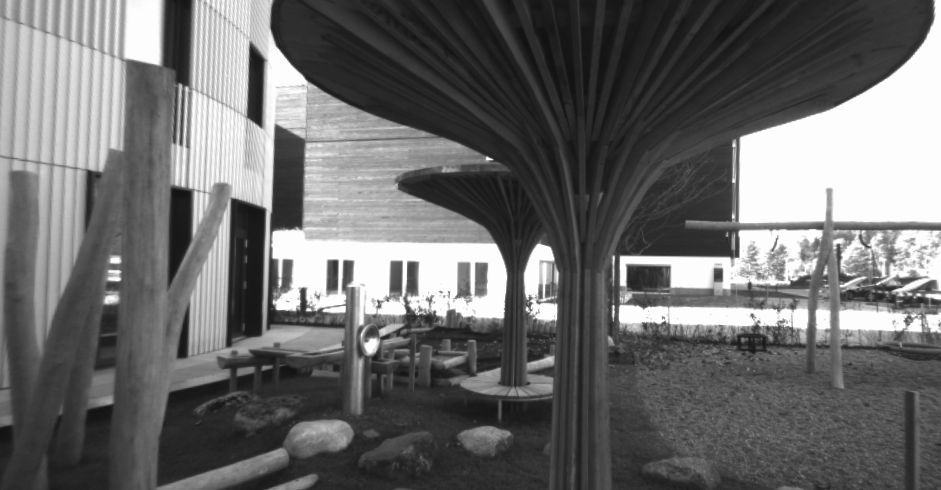
%> input picture data/playground/im0.png, 941 x 490 px
$ octave test_calculateDisparityMap.m   (GNU Octave 9; MATLAB toolbox functions it lacks are replaced by stand-ins)
%> lines starting %> are read from the running program, lines starting %| are printed output that depends on the picture; in (x1, y1, x2, y2) boxes, pixels count from 0 and x2, y2 are one past the last pixel; in counts of white or black regions, pixels touching at a corner belong together; the program's own positions count from 1
### disparity/calculateDisparityMap.m
function [disp_left,disp_right] = calculateDisparityMap(IL,IR, ...
    max_image_size,max_disp_factor,window_size,gauss_filt,outlier_compensation,median_filter)
% Inputs: IL,IR: rectified color images
%         max_image_size: defines a max iamge size which is used to
%                         caclulate the resize factor (speed vs. accuracy)
%         max_disp_factor: defines the percentage of the image width which
%                          is used as max disparity
%         window_size: defines size of the search window
%         gauss_filt: if and with hich input gauss filtering (pre) is used
%         outlier_compensation: if outlier compensation (pre) is used
%         median_filter: if and with which input median filtering (post) is used
%
% Outputs: disp_left, disp_right: disparity maps from left and right point
%          of view

%--------------------------------------------------------------------------
%--------------------------------------------------------------------------

%% input error checking
if(size(IL)~= size(IR))
    error('images must be the same size');
end

%--------------------------------------------------------------------------
%--------------------------------------------------------------------------

%% Initializing variables
max_disp = max_disp_factor*size(IL,2);                                      % max_disp := percentage of the image width

%--------------------------------------------------------------------------
%--------------------------------------------------------------------------

%% pre-processing
IL_prep=single(IL);
IR_prep=single(IR);
if(gauss_filt>0)
    IL_prep=gaussfilt(IL_prep);
    IR_prep=gaussfilt(IR_prep);
end

% image resizing
if(max(size(IL))>max_image_size)
    size_factor=max_image_size/max(size(IL));
    IL_prep=imresize2(IL_prep,size_factor,size_factor);
    IR_prep=imresize2(IR_prep,size_factor,size_factor);
end

%--------------------------------------------------------------------------
%--------------------------------------------------------------------------

%% calculate disparity
disp_left =stereomatch(IL_prep,IR_prep,window_size,max_disp,0);
disp_right=stereomatch(fliplr(IR_prep),fliplr(IL_prep),window_size,max_disp,0);
disp_right=fliplr(disp_right);

%--------------------------------------------------------------------------
%--------------------------------------------------------------------------

%% post-processing
% check for bad values
disp_left(disp_left>=max_disp)=max_disp;
disp_left(disp_left<=-max_disp)=-max_disp;
disp_right(disp_right>=max_disp)=max_disp;
disp_right(disp_right<=-max_disp)=-max_disp;

% median filtering
if(median_filter~=0)
    disp_left=medFilter(disp_left,median_filter);
    disp_right=medFilter(disp_right,median_filter);
end

% size back to original
if(size(IL,1)>max_image_size ||size(IL,2)>max_image_size)
    disp_left=imresize2(disp_left,size(IL,1)/size(disp_left,1),(size(IL,2))/size(disp_left,2));
    disp_right=imresize2(disp_right,size(IR,1)/size(disp_right,1),(size(IR,2))/size(disp_right,2));
    disp_left=disp_left*(1/size_factor);
    disp_right=disp_right*(1/size_factor);
    disp_left=int16(disp_left);
    disp_right=int16(disp_right);
end

end

### disparity/gaussfilt.m
function B = gaussfilt(input_image)
B = zeros(size(input_image));
gauss_f=1/16*[1,2,1;
    2,4,2;
    1,2,1];
for i = 1: size(input_image,3)
    B(:,:,i) = conv2(input_image(:,:,i), gauss_f, 'same');
end

end

### disparity/imresize2.m
function outputImage = imresize2(inputImage,a,b)


% The resolution scale factors: [rows columns]
scale = [a b];
 oldSize = size(inputImage);                   % Get the size of your image
newSize = max(floor(scale.*oldSize(1:2)),1);  % Compute the new image size

% Compute an upsampled set of indices:

rowIndex = min(round(((1:newSize(1))-0.5)./scale(1)+0.5),oldSize(1));
colIndex = min(round(((1:newSize(2))-0.5)./scale(2)+0.5),oldSize(2));

% Index old image to get new image:

outputImage = inputImage(rowIndex,colIndex,:);

end

### disparity/stereomatch.m
% based on:
% Master Thesis: Real-Time Stereo Vision     Wim Abbeloos    May 2010
% Karel de Grote-Hogeschool University College, Belgium

function [spdmap, dcost, pcost, wcost] = stereomatch(imgleft, imgright, windowsize, disparity, spacc)
% FAST MATLAB STEREO MATCHING ALGORITHM (SAD)
% Description: This function performs the computationally expensive step of
% matching two rectified and undistorted stereo images.  The output is a
% dense disparity map.

% Set Parameters
WS  = uint16(windowsize);               % Set window size, must be uneven
WS2 = uint16( ( WS - 1 ) / 2 );         % Half window
D   = uint16(disparity)+1;              % number of disparities

% Read image sizes
heightL = uint16( size( imgleft, 1 ) );    heightR = uint16( size( imgright, 1 ) );
widthL  = uint16( size( imgleft, 2 ) );    widthR  = uint16( size( imgright, 2 ) );
if ( heightL ~= heightR  ||  widthL ~= widthR )
    error('Height and width of left and right image must be equal');
end

% Initialization
pcost = zeros( heightL, widthL, D, 'uint8' );
wcost = zeros( heightL, widthL, D, 'single' );
dmap  = zeros( heightL, widthL, 'uint8' );
dcost = zeros( heightL, widthL, 'single' );
h = zeros(WS,WS,'double'); h(1,1) = 1; h(1,WS) = -1; h(WS,1) = -1; h(WS,WS) = 1;

% Calculate pixel cost
for Dc = 1 : D
    maxL = widthL + 1 - Dc;
    % probably not the fastest solution..?
    pcost(:, Dc : widthL, Dc ) = uint8(abs(int16(imgright( :, 1 : maxL)) - int16(imgleft( :, Dc : widthL))));
end

% Calculate integral cost
icost = single(pcost);
icost = cumsum( cumsum( icost ), 2 );

% Calculate window cost
% zero matrix -> add edges -> put icost in the middle -> fill up edges
icost_padded = zeros(size(icost,1)+2*WS2, size(icost,2)+2*WS2, size(icost,3));
for i = 1:size(icost,3)
    % zero matrix -> add edges -> put icost in the middle -> fill up edges
    icost_padded(WS2+1:end-WS2,WS2+1:end-WS2,i) = icost(:,:,i);
    %up
    icost_padded(1:WS2,WS2+1:end-WS2,i) = icost_padded(2*WS2:-1:WS2+1, WS2+1:end-WS2,i);
    %down
    icost_padded(end-WS2+1:end,WS2+1:end-WS2,i) = icost_padded(end-WS2:-1:end-2*WS2+1, WS2+1:end-WS2,i);
    %left
    icost_padded(WS2+1:end-WS2,1:WS2,i) = icost_padded(WS2+1:end-WS2,2*WS2:-1:WS2+1,i);
    %right
    icost_padded(WS2+1:end-WS2, end-WS2+1:end,i) = icost_padded(WS2+1:end-WS2,end-WS2:-1:end-2*WS2+1,i);
    %filtering
    wcost(:,:,i) = filter2(h, icost_padded(:,:,i), 'valid');
end


% Search disparity value
[ dcost(:,D+WS2:widthL), dmap(:,D+WS2:widthL)] = min( wcost(:,D+WS2:widthL,:),[], 3 );
for j=WS2+1:D+WS2
    [ dcost(:,j), dmap(:,j)] = min( wcost(:, j, 1 : (j - WS2) ),[], 3 );
end

% Adjust disparity map
warning off;
spdmap = single(dmap-1);

% Subpixel interpolation
if spacc==1
    for j=D+1:widthL
        for i=1:heightL
            if dmap(i,j)>1 && dmap(i,j)<D
                p = polyfit2((single(dmap(i,j)-2:dmap(i,j))),shiftdim(single(wcost(i,j,dmap(i,j)-1:dmap(i,j)+1)),1),2);
                temp=roots(p);
                spdmap(i,j)=real(temp(1));
            end
        end
    end
end

% needed because the algorithm sometimes puts out weird values
spdmap=int16(spdmap);

warning on;
end

### disparity/test_calculateDisparityMap.m
clear
addpath(genpath('../'));

JL=imread('../data/motorcycle/im0.png');
%> JL is the input picture: size 490x941x3 uint8; min 17, max 253, mean 107.1
JR=imread('../data/motorcycle/im1.png');
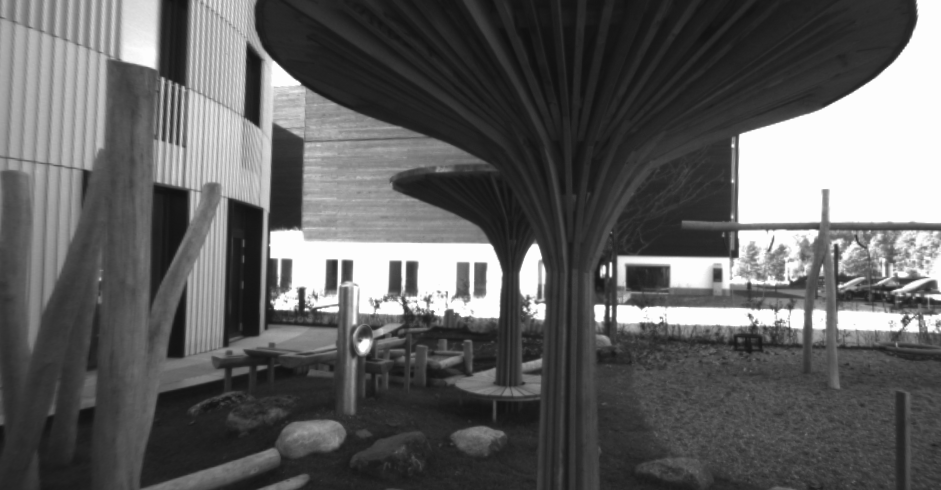
%> input picture data/playground/im1.png, 941 x 490 px
%> JR is the input picture: size 490x941x3 uint8; min 15, max 253, mean 95.7
window_size=11;
max_disp_factor=0.05;
max_image_size = 750;

[disp_left,disp_right]=calculateDisparityMap(JL,JR,max_image_size,max_disp_factor,window_size,2,1,0);
%> in stereomatch, `[ dcost(:,D+WS2:widthL), dmap(:,D+WS2:widthL)] = min( wcost(:,D+WS2:wi..`:
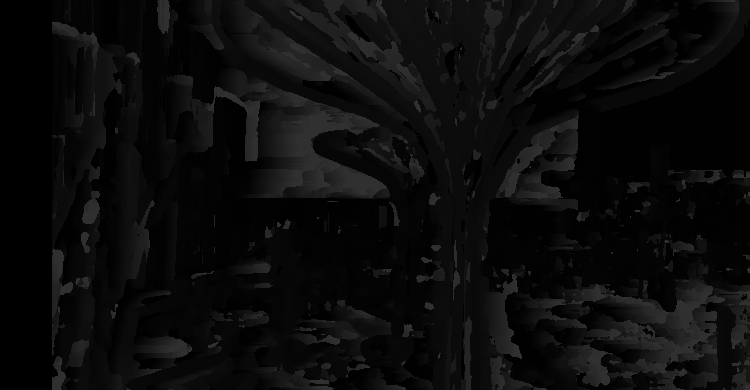
%> dmap: size 390x750 uint8; min 0, max 48, mean 11.5
%> after the loop in stereomatch, `for j=WS2+1:D+WS2`: dcost: size 390x750 single; min -11602805, max 59643, mean -13.9
%> after the loop in stereomatch, `for j=WS2+1:D+WS2`: dmap: size 390x750 uint8; 6.27% of pixels changed, all inside (x1, y1, x2, y2) = (5, 0, 52, 390)
%> call 2 of stereomatch, with windowsize = 11, disparity = 47.05, spacc = 0
%> after the loop in stereomatch (call 2), `for j=WS2+1:D+WS2`: dcost: size 390x750 single; min -11603319, max 59732, mean -87.5
%> after the loop in stereomatch (call 2), `for j=WS2+1:D+WS2`:
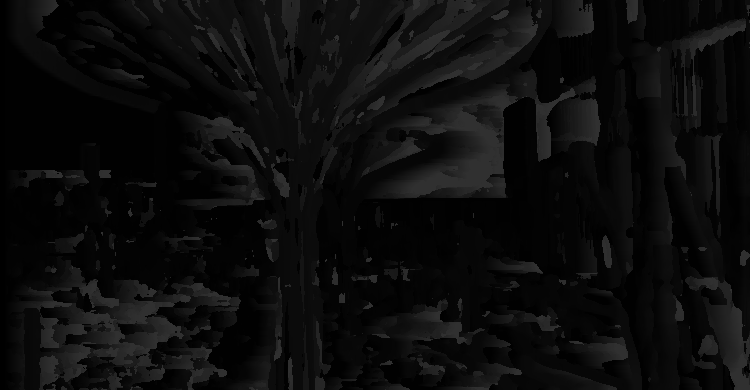
%> dmap: size 390x750 uint8; min 0, max 48, mean 12.2
%> in stereomatch (call 2), `spdmap = single(dmap-1);`:
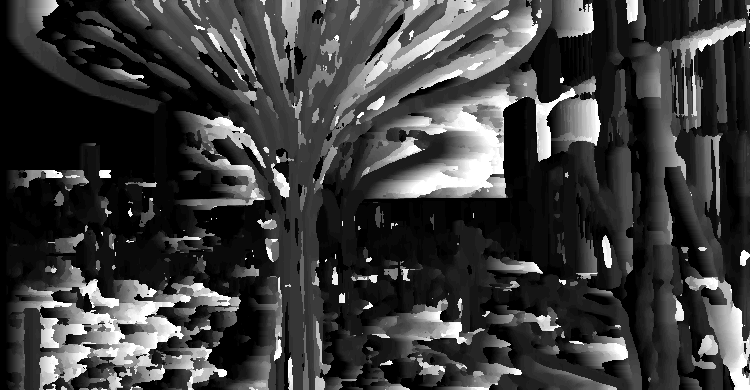
%> spdmap: size 390x750 single; min 0, max 47, mean 11.2; drawn with min black and max white
%> call 3 of imresize2, with a = 1.26, b = 1.25
%> in imresize2 (call 3), `outputImage = inputImage(rowIndex,colIndex,:);`:
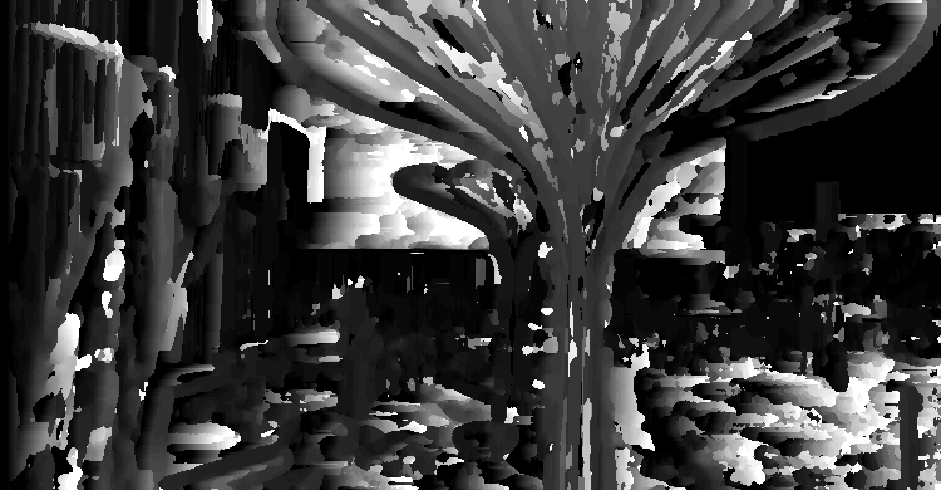
%> outputImage: size 490x941 int16; min 0, max 47, mean 10.9; drawn with min black and max white
%> call 4 of imresize2, with a = 1.26, b = 1.25
%> in imresize2 (call 4), `outputImage = inputImage(rowIndex,colIndex,:);`:
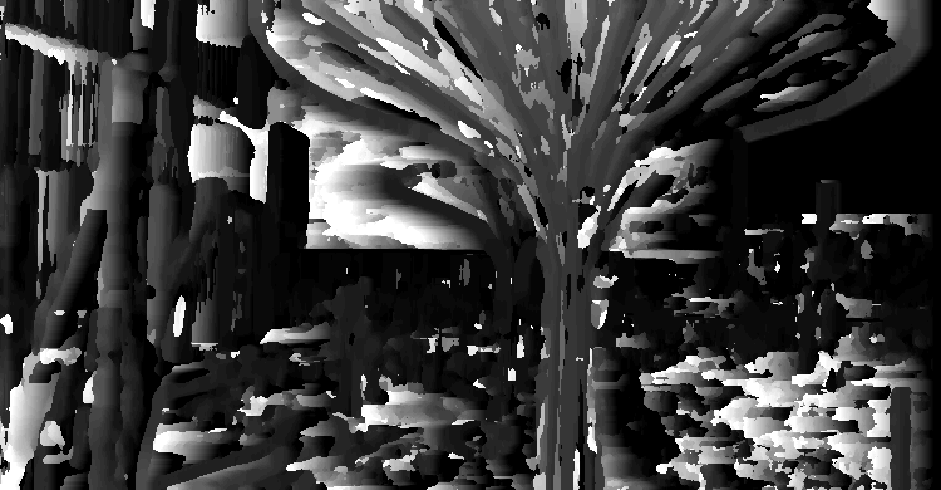
%> outputImage: size 490x941 int16; min 0, max 47, mean 11.2; drawn with min black and max white
%plot
figure
imshow(uint8(disp_left),[])
colormap('jet')
colorbar
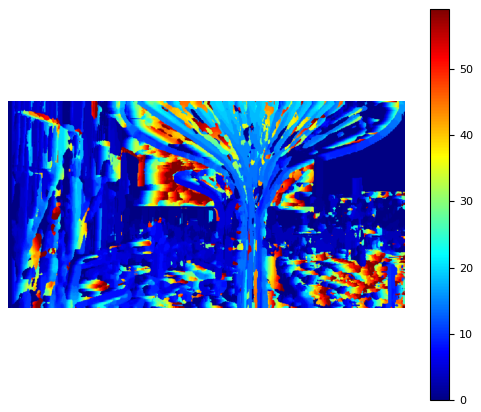
%> figure redrawn from the program's plot data
% figure
% imshow(uint8(disp_right))
% colormap('jet')
% colorbar
